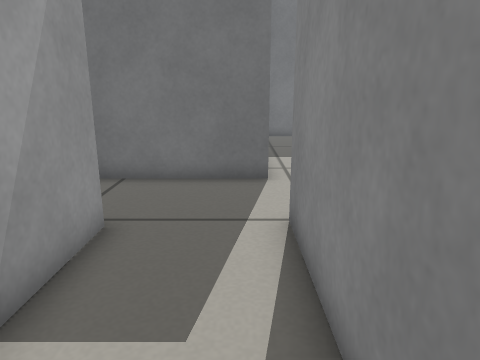
[1] (above)

21 first-person views from a walk through a world built for the Gazebo simulator. The camera is 0.49 m above the floor, tilts 14° down and sees 70° across. The floor is counted in squares, 0.2 m on a side. Each view is taken from the middle of a square. On the plan, view 1 faces up. The plan holds only what a view shows up to about 20 squares ahead; the rest is blank.

[2]
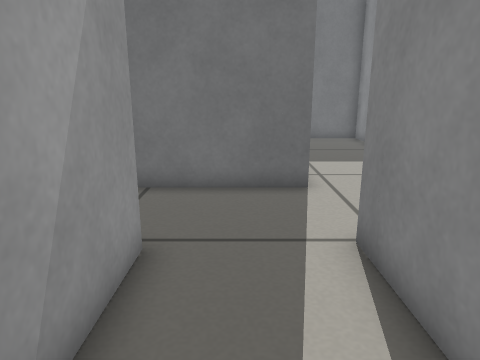

[3]
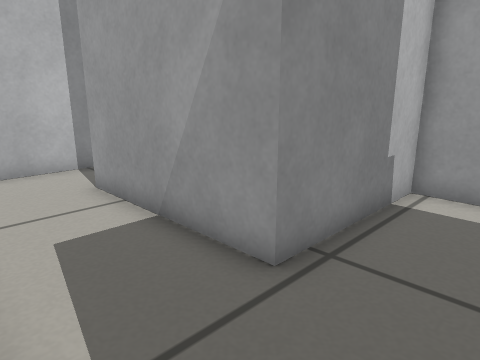

[4]
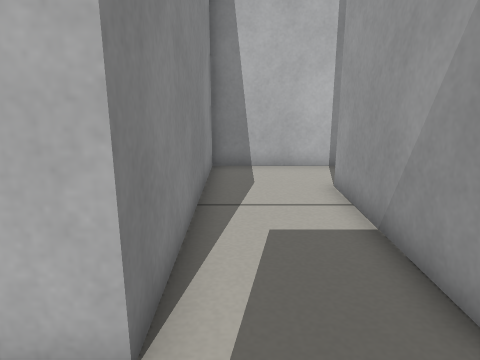

[5]
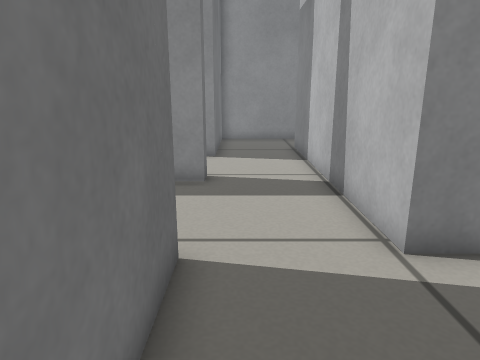

[6]
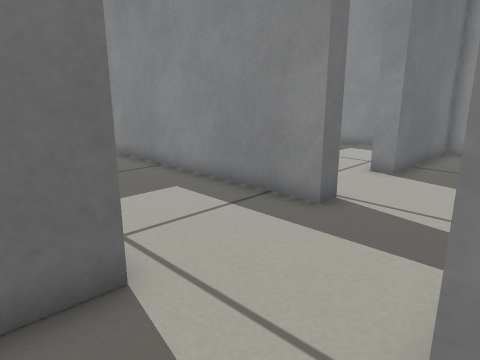

[7]
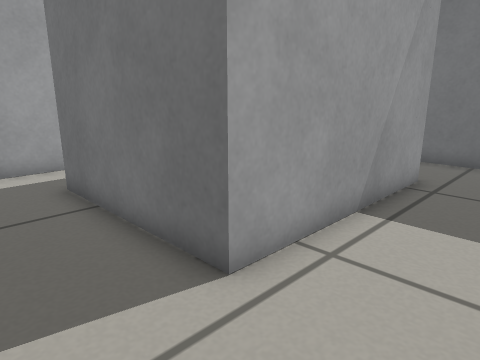

[8]
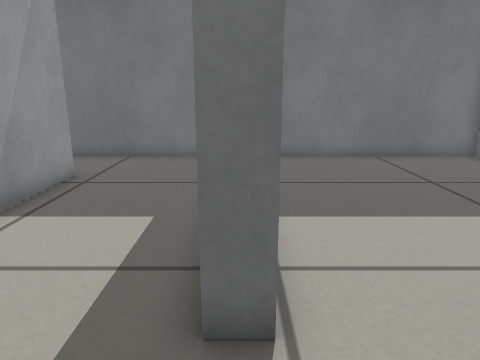

[9]
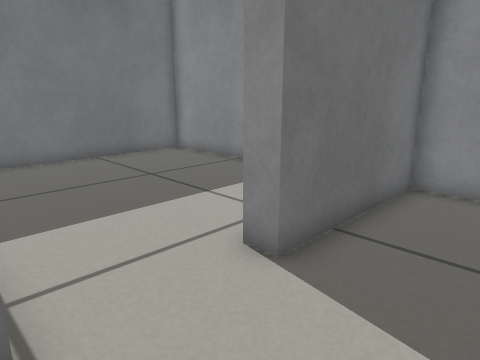

[10]
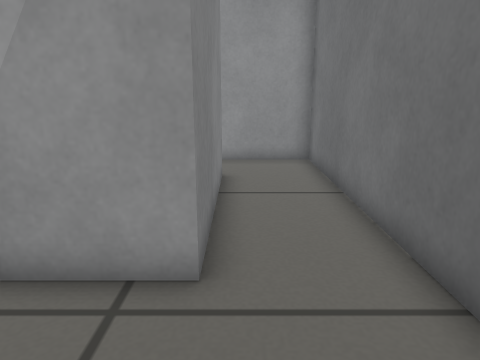

[11]
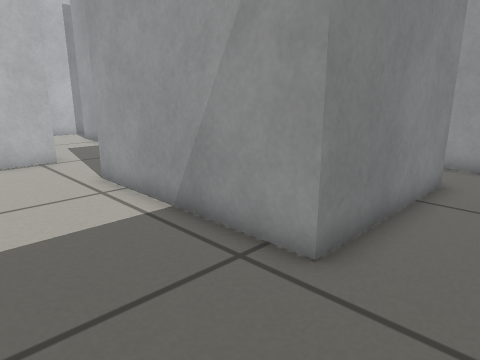

[12]
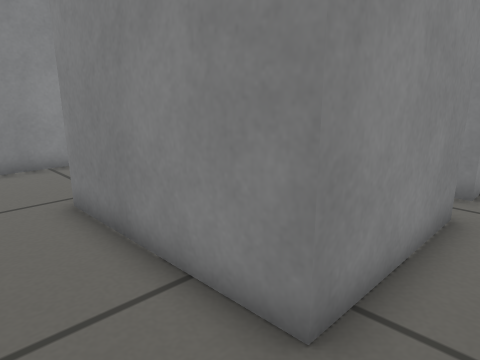

[13]
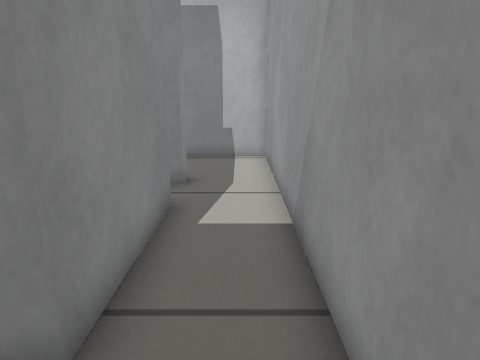

[14]
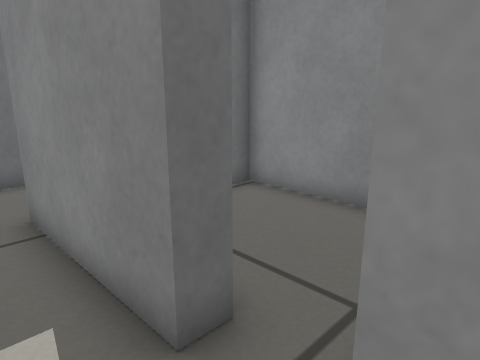

[15]
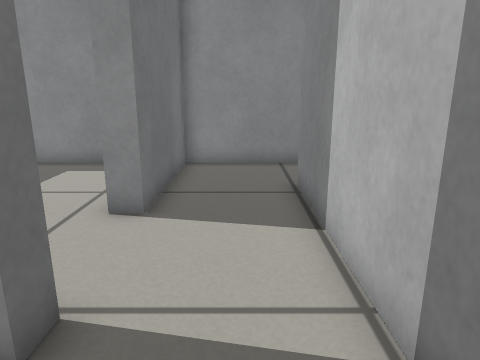

[16]
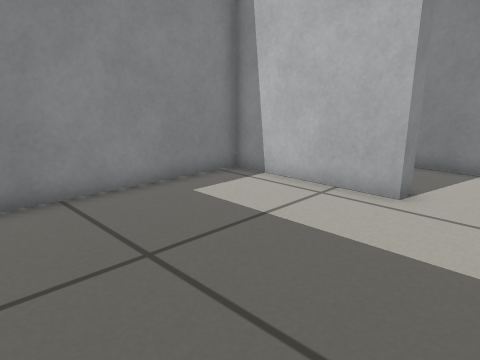

[17]
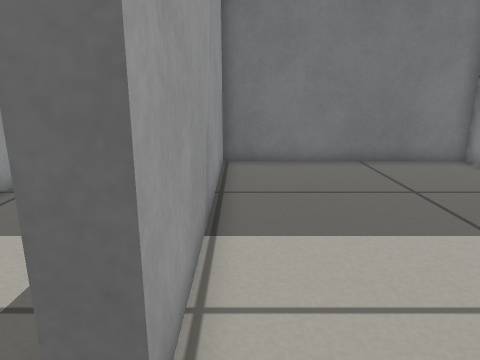

[18]
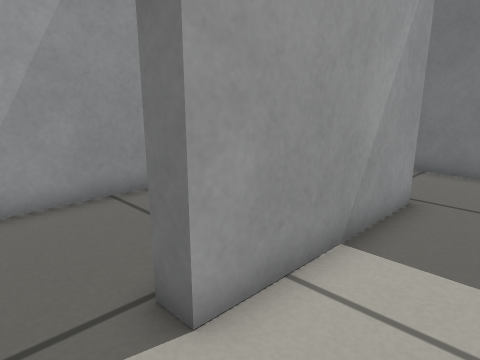

[19]
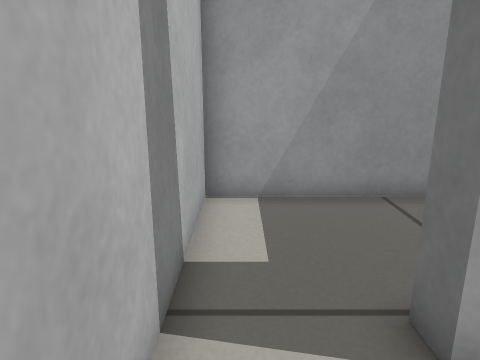

[20]
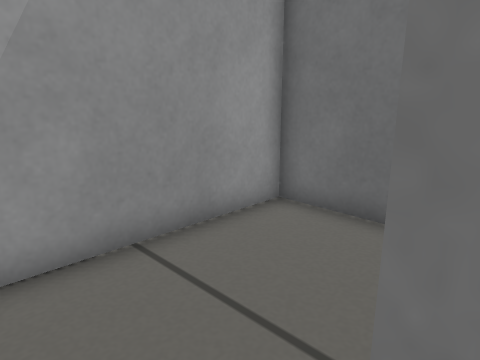

[21]
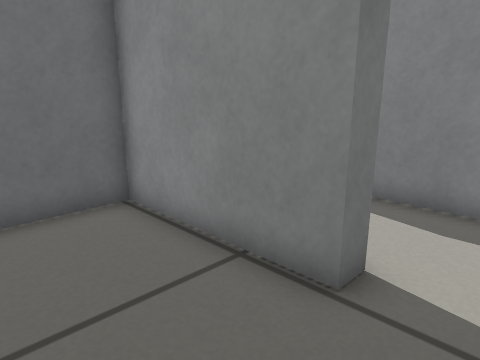

### Floor plan
Ten units are one square. View 1 is at (0, 0); x grows to the right and y downward. Boxes are objects, and circles mark ways between rooms. Rooms are numbered by the first view taken in them; rooms with no view inside come last. Other rooms are left out.
<svg viewBox="-85 -212 245 245">
<path fill="none" stroke="#000" d="M8 -99 -54 -99 -54 -108M-25 28 10 28 10 -64M-80 -115 -80 -61 -26 -61 -26 1M64 -99 56 -99 56 -207 -80 -207 -80 -115M-54 -124 -54 -174 8 -174 8 -99M10 -64 64 -64M98 -108 155 -108 155 -207 64 -207 64 -116M64 -64 123 -64M64 -116 64 -99M155 -58 155 -99 98 -99 98 -108M-26 1 -33 1 -33 -54 -80 -54 -80 28 -25 28"/>
<circle cx="-65" cy="-105" r="3" fill="#2a7"/>
<circle cx="10" cy="-80" r="3" fill="#2a7"/>
<circle cx="-30" cy="15" r="3" fill="#2a7"/>
<circle cx="60" cy="-85" r="3" fill="#2a7"/>
<circle cx="80" cy="-110" r="3" fill="#2a7"/>
<text x="-20" y="-50">1</text>
<text x="20" y="-150">2</text>
<text x="110" y="-160">3</text>
<text x="100" y="-80">4</text>
<text x="-50" y="-10">5</text>
</svg>
Room 1 opens to room 2. Room 1 opens to room 5. Room 2 opens to room 4. Room 3 opens to room 4.

Where each view was taken, in squares from view 1:
view 1: 0 up, 0 right, facing up
view 2: 1 up, 1 left, facing up
view 3: 9 up, 1 right, facing down-left
view 4: 9 up, 0 right, facing down
view 5: 9 up, 4 left, facing right
view 6: 6 up, 1 left, facing up-right
view 7: 7 up, 4 right, facing up-left
view 8: 7 up, 6 right, facing up
view 9: 7 up, 6 right, facing up-right
view 10: 18 up, 5 right, facing left
view 11: 20 up, 5 right, facing down-left
view 12: 20 up, 7 left, facing down-right
view 13: 20 up, 7 left, facing down
view 14: 10 up, 7 left, facing up-right
view 15: 8 up, 3 right, facing right
view 16: 19 up, 7 right, facing down-right
view 17: 8 up, 7 right, facing up
view 18: 2 down, 0 right, facing up-left
view 19: 2 down, 0 right, facing left
view 20: 1 down, 3 left, facing up-left
view 21: 2 down, 7 left, facing up-right
